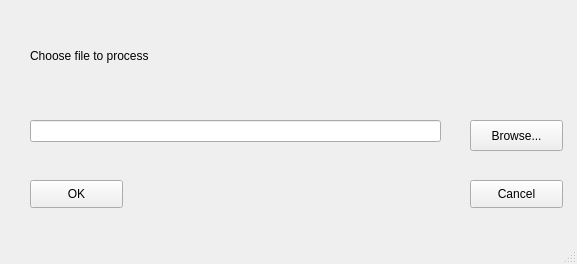
<?xml version="1.0" encoding="UTF-8"?>
<ui version="4.0">
 <class>MainWindow</class>
 <widget class="QMainWindow" name="MainWindow">
  <property name="geometry">
   <rect>
    <x>0</x>
    <y>0</y>
    <width>577</width>
    <height>264</height>
   </rect>
  </property>
  <property name="windowTitle">
   <string>MainWindow</string>
  </property>
  <widget class="QWidget" name="centralwidget">
   <widget class="QLineEdit" name="lineEdit">
    <property name="geometry">
     <rect>
      <x>30</x>
      <y>120</y>
      <width>411</width>
      <height>22</height>
     </rect>
    </property>
   </widget>
   <widget class="QPushButton" name="pushButton">
    <property name="geometry">
     <rect>
      <x>470</x>
      <y>120</y>
      <width>93</width>
      <height>31</height>
     </rect>
    </property>
    <property name="text">
     <string>Browse...</string>
    </property>
   </widget>
   <widget class="QPushButton" name="pushButton_2">
    <property name="geometry">
     <rect>
      <x>30</x>
      <y>180</y>
      <width>93</width>
      <height>28</height>
     </rect>
    </property>
    <property name="text">
     <string>OK</string>
    </property>
   </widget>
   <widget class="QPushButton" name="pushButton_3">
    <property name="geometry">
     <rect>
      <x>470</x>
      <y>180</y>
      <width>93</width>
      <height>28</height>
     </rect>
    </property>
    <property name="text">
     <string>Cancel</string>
    </property>
   </widget>
   <widget class="QLabel" name="label">
    <property name="geometry">
     <rect>
      <x>30</x>
      <y>45</y>
      <width>171</width>
      <height>21</height>
     </rect>
    </property>
    <property name="text">
     <string>Choose file to process</string>
    </property>
   </widget>
  </widget>
  <widget class="QMenuBar" name="menubar">
   <property name="geometry">
    <rect>
     <x>0</x>
     <y>0</y>
     <width>577</width>
     <height>26</height>
    </rect>
   </property>
  </widget>
  <widget class="QStatusBar" name="statusbar"/>
 </widget>
 <resources/>
 <connections/>
</ui>
